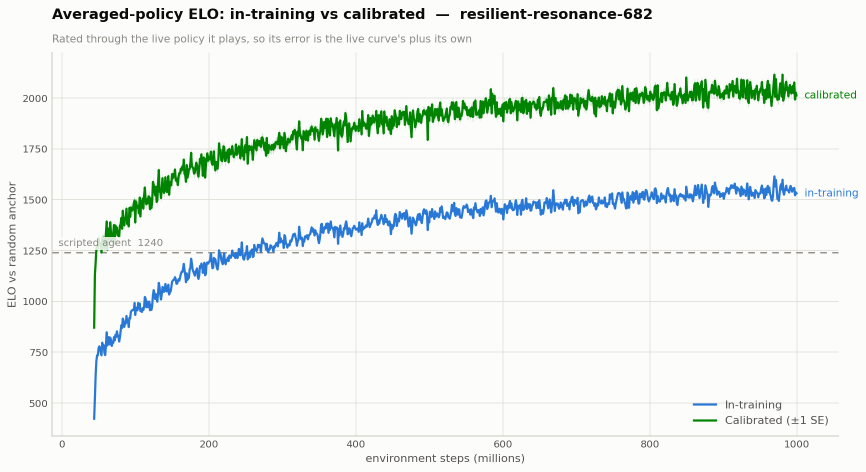
#> input picture checkpoints/resilient-resonance-682/elo_calibration/avg_curve.png, 1732 x 944 px (shown at 1/2 size)
$ python colourblind.py ../../../checkpoints/resilient-resonance-682/elo_calibration/avg_curve.png ../../../checkpoints/resilient-resonance-682/elo_calibration/calibrated_half_win.png
#> lines starting #> are read from the running program, lines starting #| are printed output that depends on the picture
"""Colour-vision-deficiency simulation of a mock-up (Machado, Oliveira and Fernandes 2009 matrices,
applied in linear sRGB) plus a palette check with CIEDE76 distances. Usage: python3 colourblind.py in.png out.png"""
import sys
import numpy as np
from PIL import Image, ImageDraw, ImageFont

M = {  # Machado et al. 2009; severity 1.0 for the -opias, 0.6 for the -omalies
    "Protanopia (no red cones, ~1% of men)": [[0.152286, 1.052583, -0.204868], [0.114503, 0.786281, 0.099216], [-0.003882, -0.048116, 1.051998]],
    "Deuteranopia (no green cones, ~1% of men)": [[0.367322, 0.860646, -0.227968], [0.280085, 0.672501, 0.047413], [-0.011820, 0.042940, 0.968881]],
    "Tritanopia (no blue cones, rare)": [[1.255528, -0.076749, -0.178779], [-0.078411, 0.930809, 0.147602], [0.004733, 0.691367, 0.303900]],
    "Protanomaly (weak red, ~1% of men)": [[0.385450, 0.769005, -0.154455], [0.100526, 0.829802, 0.069673], [-0.007442, -0.022190, 1.029632]],
    "Deuteranomaly (weak green, ~5% of men, most common)": [[0.498864, 0.674741, -0.173604], [0.205199, 0.754872, 0.039929], [-0.011131, 0.030969, 0.980162]],
    "Tritanomaly (weak blue, rare)": [[1.104996, -0.046633, -0.058363], [-0.032137, 0.971635, 0.060503], [0.001336, 0.317922, 0.680742]],
}
to_lin = lambda c: np.where(c <= 0.04045, c / 12.92, ((c + 0.055) / 1.055) ** 2.4)
to_srgb = lambda c: np.where(c <= 0.0031308, 12.92 * c, 1.055 * np.clip(c, 0, None) ** (1 / 2.4) - 0.055)

def simulate(rgb, name):  # rgb in 0..1, shape (..., 3)
    lin = to_lin(rgb)
    if name.startswith("Achromat"):
        y = lin @ np.array([0.2126, 0.7152, 0.0722])
        out = np.repeat(y[..., None], 3, axis=-1)
    else:
        out = lin @ np.array(M[name]).T
    return np.clip(to_srgb(np.clip(out, 0, 1)), 0, 1)

def lab(rgb):
    lin = to_lin(rgb)
    xyz = lin @ np.array([[0.4124, 0.3576, 0.1805], [0.2126, 0.7152, 0.0722], [0.0193, 0.1192, 0.9505]]).T
    xyz = xyz / np.array([0.95047, 1.0, 1.08883])
    f = np.where(xyz > 0.008856, np.cbrt(xyz), 7.787 * xyz + 16 / 116)
    return np.stack([116 * f[..., 1] - 16, 500 * (f[..., 0] - f[..., 1]), 200 * (f[..., 1] - f[..., 2])], -1)

PALETTE = [("ally green", "#2E9D5B"), ("enemy vermilion", "#F04E23"), ("thin air purple", "#A88BE0"),
           ("thick air ice", "#A8D8F0"), ("energy graphite", "#3A4150"), ("sky white", "#FFFFFF")]
PAIRS = [("ally green", "enemy vermilion"), ("thin air purple", "thick air ice"), ("enemy vermilion", "thin air purple"),
         ("ally green", "thick air ice"), ("ally green", "thin air purple"), ("enemy vermilion", "thick air ice")]
hexrgb = lambda h: np.array([int(h[i:i + 2], 16) for i in (1, 3, 5)]) / 255

def main(src, dst):
    img = np.asarray(Image.open(src).convert("RGB")) / 255
    names = ["Normal vision"] + list(M) + ["Achromatopsia (no colour, very rare)"]
    w, h = img.shape[1] // 2, img.shape[0] // 2
#> w = 866; h = 472
    cols, pad, top, sw = 2, 24, 50, 150
    W = cols * (w + pad) + pad
#> W = 1804
    H = len(names) // cols * (h + top + sw) + pad
#> H = 2712
    sheet = Image.new("RGB", (W, H), (233, 236, 240))
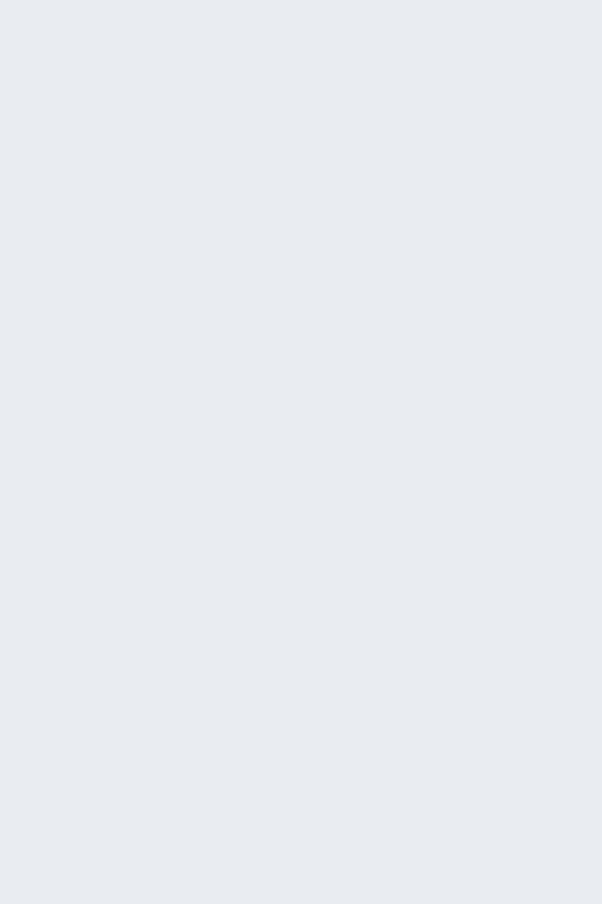
#> sheet: PIL image 1804x2712 RGB (shown at 1/3 size); mean R, G, B 233, 236, 240
    d = ImageDraw.Draw(sheet)
    try:
        font = ImageFont.truetype("/usr/share/fonts/truetype/dejavu/DejaVuSans-Bold.ttf", 17)
        small = ImageFont.truetype("/usr/share/fonts/truetype/dejavu/DejaVuSans.ttf", 13)
    except OSError:
        font = small = ImageFont.load_default()
    pal = np.array([hexrgb(c) for _, c in PALETTE])
    for k, name in enumerate(names):
        sim = img if k == 0 else simulate(img, name)
        x = pad + (k % cols) * (w + pad)
        y = pad + (k // cols) * (h + top + sw)
        d.text((x, y + 14), name, fill=(42, 47, 58), font=font)
        tile = Image.fromarray((sim * 255).astype(np.uint8)).resize((w, h), Image.LANCZOS)
        sheet.paste(tile, (x, y + top))
        p = pal if k == 0 else simulate(pal, name)
        L = lab(p)
        for i, ((label, _), c) in enumerate(zip(PALETTE, p)):
            bx = x + i * (w // len(PALETTE))
            d.rectangle([bx, y + top + h + 10, bx + 40, y + top + h + 34], fill=tuple((c * 255).astype(int)), outline=(180, 186, 196))
            d.text((bx + 46, y + top + h + 14), label.split()[-1], fill=(90, 98, 114), font=small)
        idx = {n: i for i, (n, _) in enumerate(PALETTE)}
        txt = "   ".join(f"{a.split()[-1]}–{b.split()[-1]} ΔE {np.linalg.norm(L[idx[a]] - L[idx[b]]):.0f}" for a, b in PAIRS)
        d.text((x, y + top + h + 46), txt[: len(txt) // 2].rsplit("   ", 1)[0], fill=(42, 47, 58), font=small)
        d.text((x, y + top + h + 66), txt.split("   ", 3)[-1], fill=(42, 47, 58), font=small)
#> this loop made 8 passes
#> pass 1, in main, `tile = Image.fromarray((sim * 255).astype(np.uint8)).resize((w, h), Im..`:
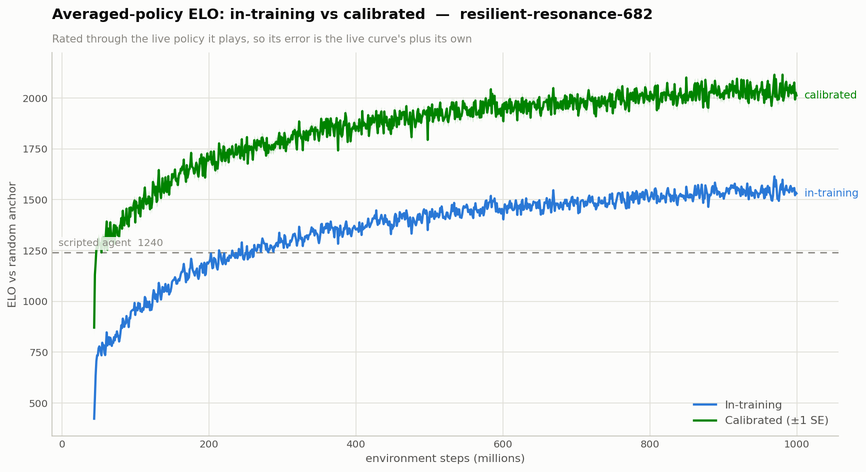
#> tile: PIL image 866x472 RGB; mean R, G, B 239, 243.5, 240.8
#> pass 2, in simulate, `lin = to_lin(rgb)`:
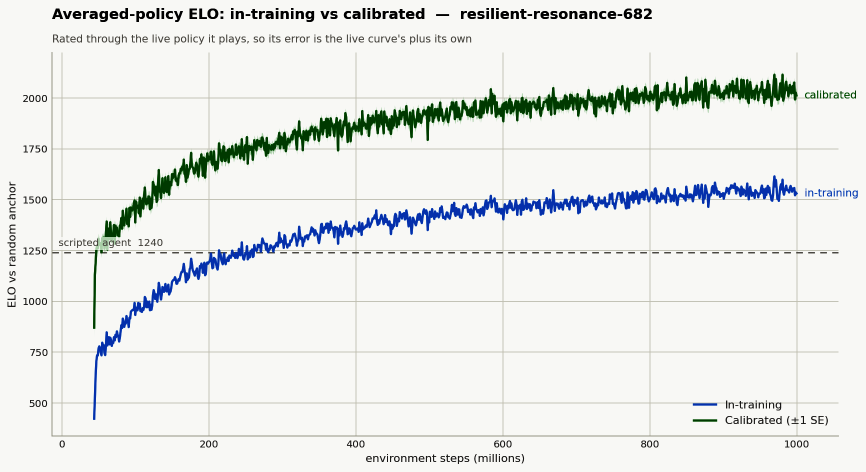
#> lin: shape (944, 1732, 3) float64 (shown at 1/2 size); mean R, G, B 0.913, 0.923, 0.915
#> pass 2, in simulate, `out = lin @ np.array(M[name]).T`:
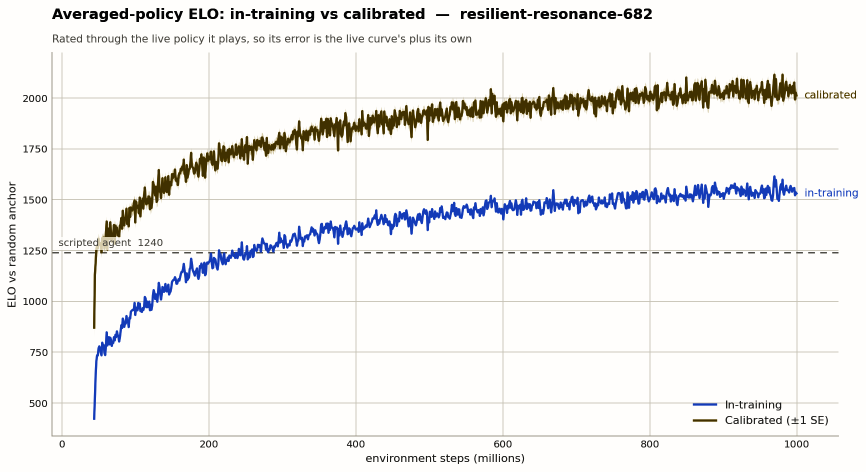
#> out: shape (944, 1732, 3) float64 (shown at 1/2 size); mean R, G, B 0.923, 0.921, 0.915; drawn with min black and max white
#> pass 2, in main, `sim = img if k == 0 else simulate(img, name)`:
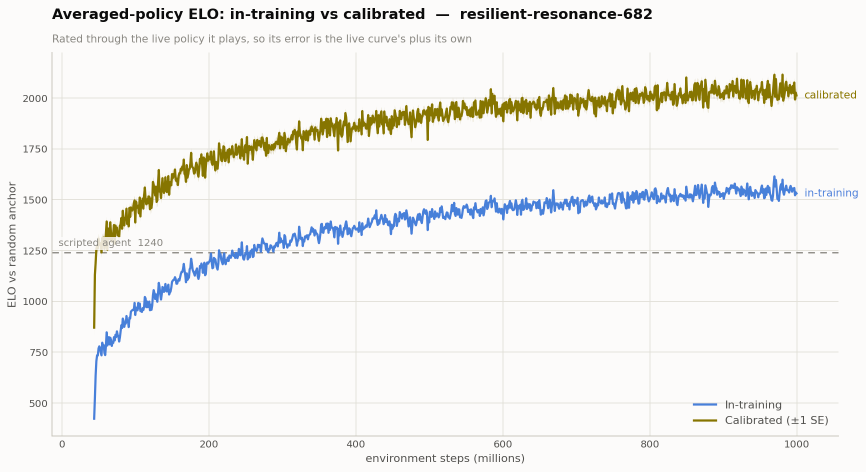
#> sim: shape (944, 1732, 3) float64 (shown at 1/2 size); mean R, G, B 0.953, 0.954, 0.944
#> after the loop:
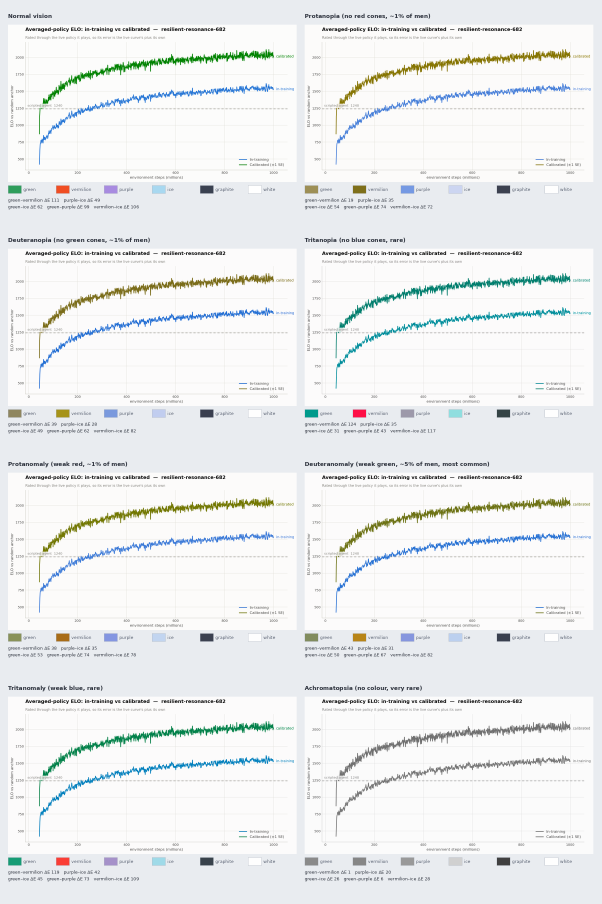
#> sheet: PIL image 1804x2712 RGB (shown at 1/3 size); mean R, G, B 236.3, 238.4, 238.9
#> after the loop:
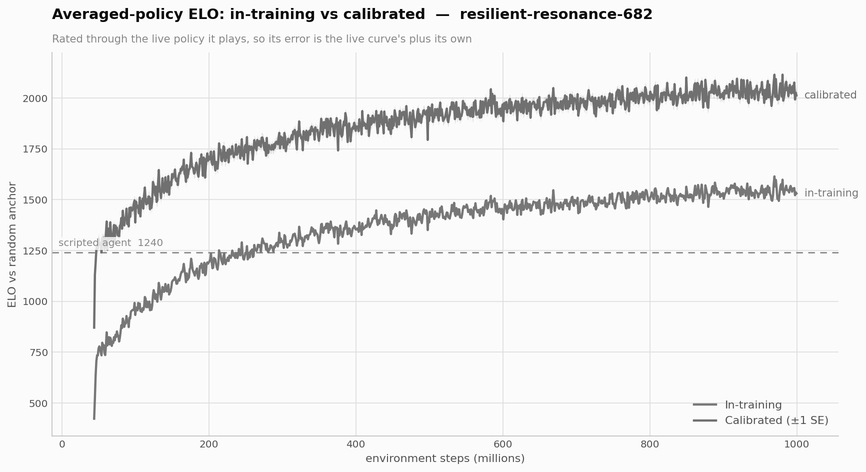
#> tile: PIL image 866x472 RGB; min 0, max 255, mean 242
    sheet.save(dst)

if __name__ == "__main__":
    main(sys.argv[1], sys.argv[2])

$ run again, on checkpoints/resilient-resonance-682/elo_calibration/checkpoint_ratings.png
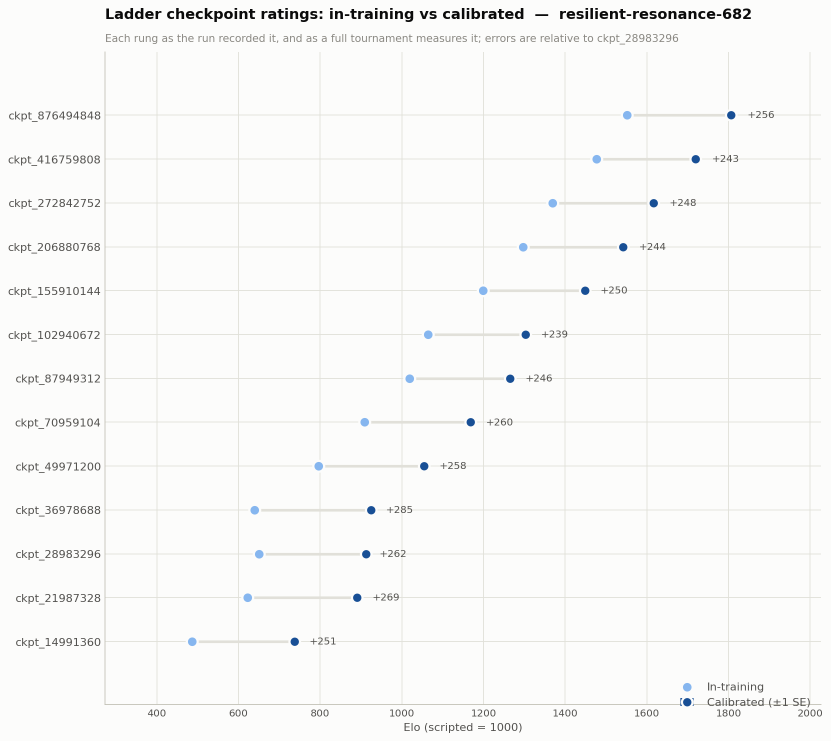
#> input picture checkpoints/resilient-resonance-682/elo_calibration/checkpoint_ratings.png, 1662 x 1481 px (shown at 1/2 size)
#> the loop in main, `for k, name in enumerate(names):` made 8 passes
#> pass 1, in main, `tile = Image.fromarray((sim * 255).astype(np.uint8)).resize((w, h), Im..`:
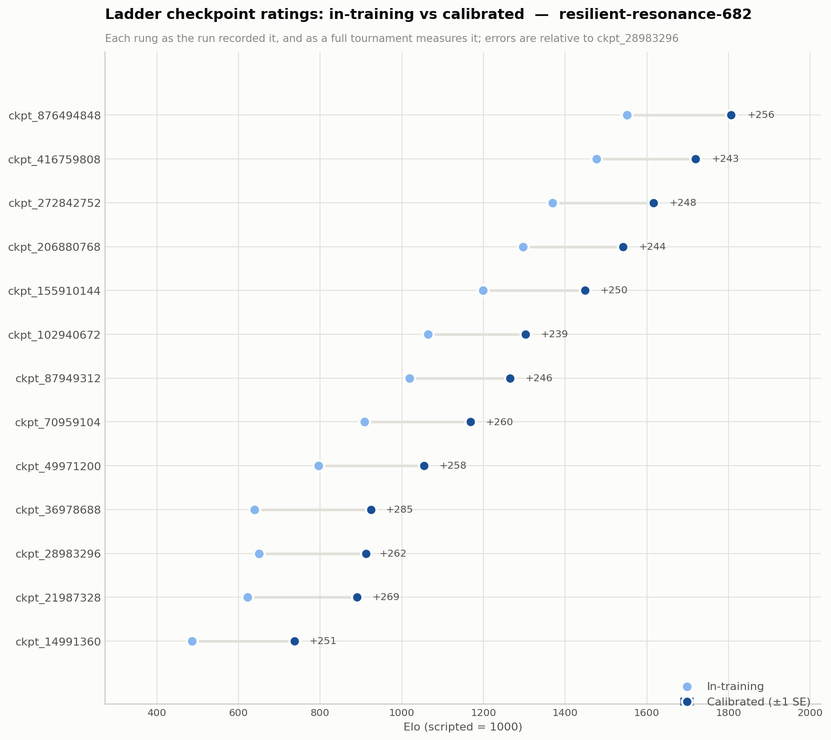
#> tile: PIL image 831x740 RGB; mean R, G, B 248.2, 248.3, 247.3
#> after the loop in main, `for k, name in enumerate(names):`:
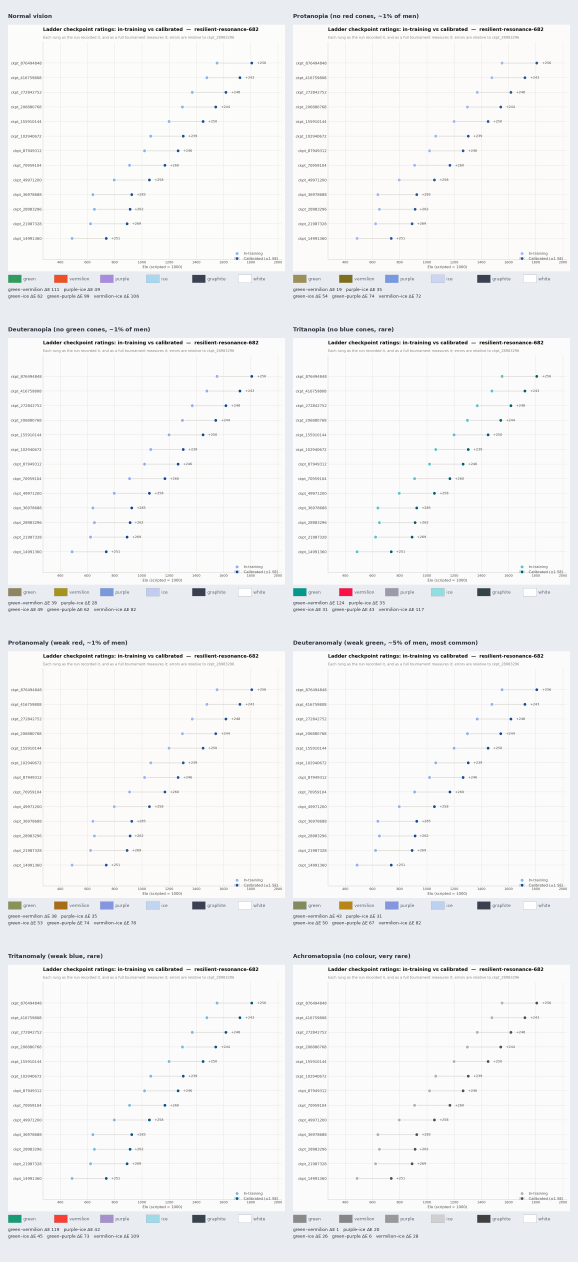
#> sheet: PIL image 1734x3784 RGB (shown at 1/3 size); mean R, G, B 242.9, 243.1, 243.9

$ run again, on checkpoints/resilient-resonance-682/elo_calibration/convergence.png
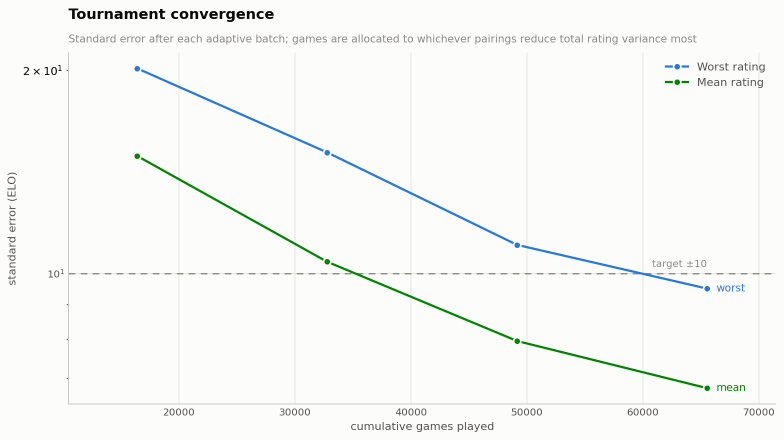
#> input picture checkpoints/resilient-resonance-682/elo_calibration/convergence.png, 1567 x 880 px (shown at 1/2 size)
#> the loop in main, `for k, name in enumerate(names):` made 8 passes
#> pass 1, in main, `tile = Image.fromarray((sim * 255).astype(np.uint8)).resize((w, h), Im..`:
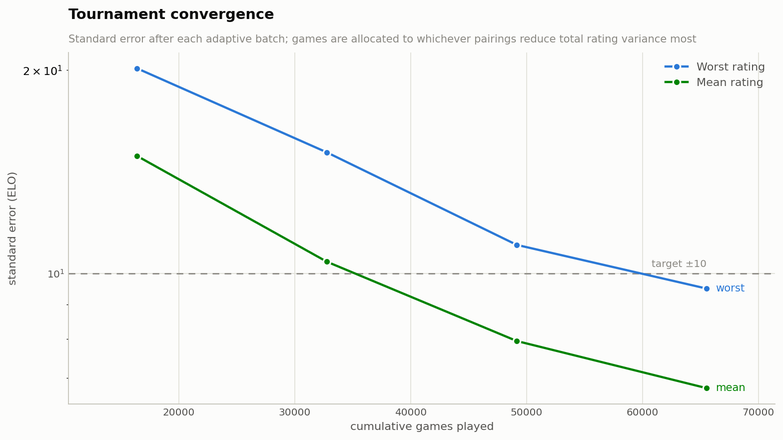
#> tile: PIL image 783x440 RGB; mean R, G, B 247.5, 248.4, 247.2
#> after the loop in main, `for k, name in enumerate(names):`:
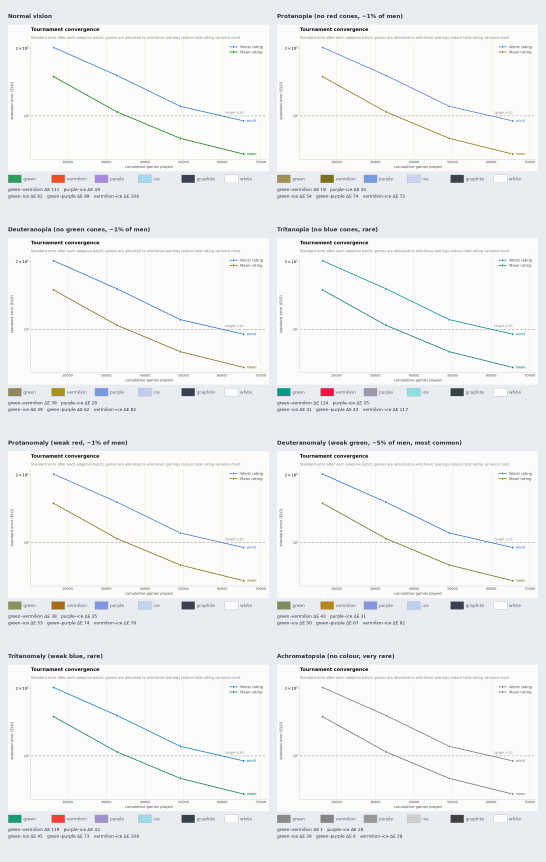
#> sheet: PIL image 1638x2584 RGB (shown at 1/3 size); mean R, G, B 240.4, 241.3, 242.4

$ run again, on checkpoints/resilient-resonance-682/elo_calibration/live_and_avg.png
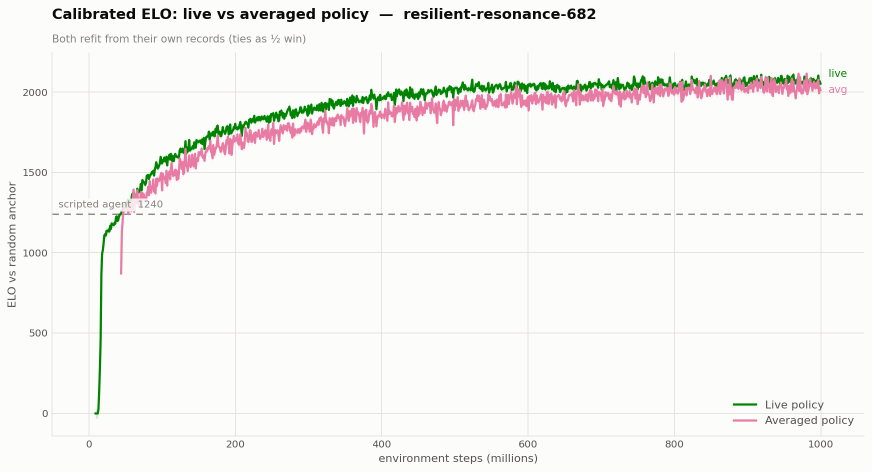
#> input picture checkpoints/resilient-resonance-682/elo_calibration/live_and_avg.png, 1744 x 944 px (shown at 1/2 size)
#> after the loop in main, `for k, name in enumerate(names):`:
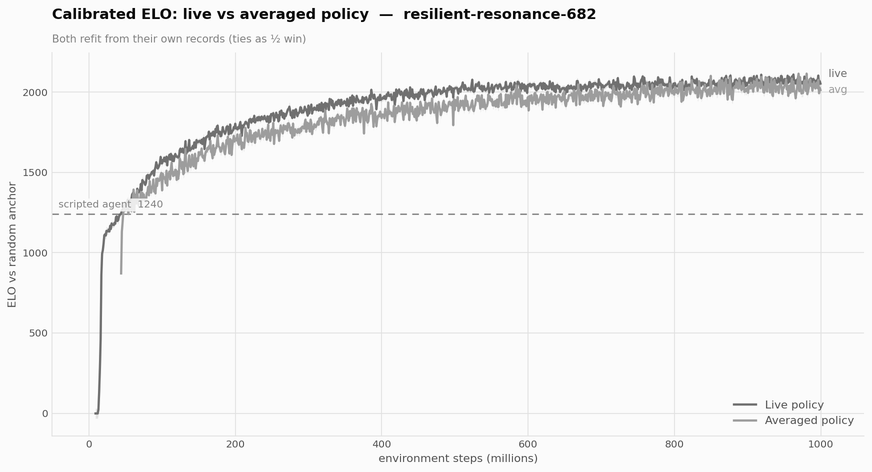
#> tile: PIL image 872x472 RGB; min 0, max 255, mean 244.7
